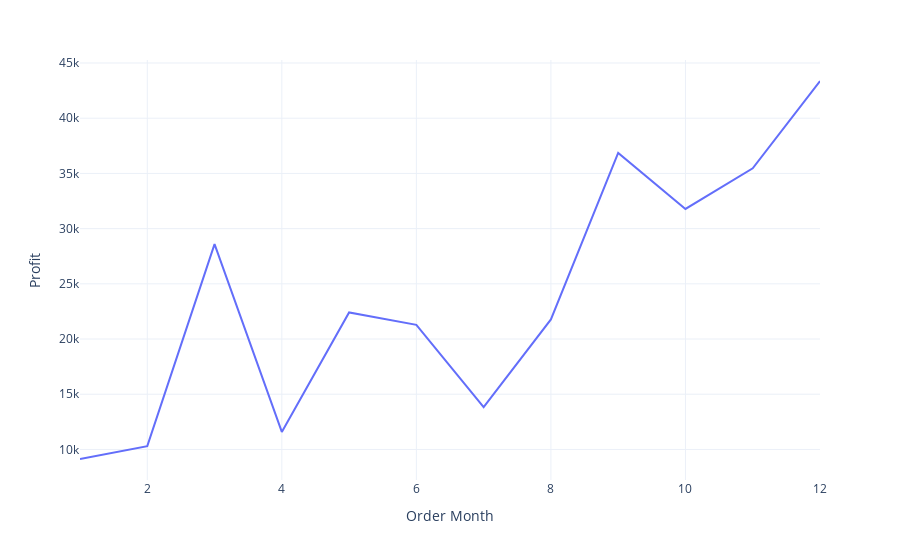

The notebook cell saved with this chart:
### Code cell
fig=px.line(Profit_monthly,x='Order Month',y='Profit')
fig.show()

### Figure 1 — Plotly figure (JSON) as saved in the notebook; plotly's stock layout.template omitted (floating-point values rounded to 4 significant figures)
{"data": [{"hovertemplate": "Order Month=%{x}<br>Profit=%{y}<extra></extra>", "legendgroup": "", "line": {"color": "#636efa", "dash": "solid"}, "marker": {"symbol": "circle"}, "mode": "lines", "name": "", "orientation": "v", "showlegend": false, "type": "scatter", "x": [1, 2, 3, 4, 5, 6, 7, 8, 9, 10, 11, 12], "xaxis": "x", "y": [9134.0, 10290.0, 28590.0, 11590.0, 22410.0, 21290.0, 13830.0, 21780.0, 36860.0, 31780.0, 35470.0, 43370.0], "yaxis": "y"}], "layout": {"legend": {"tracegroupgap": 0}, "margin": {"t": 60}, "xaxis": {"anchor": "y", "domain": [0, 1], "title": {"text": "Order Month"}}, "yaxis": {"anchor": "x", "domain": [0, 1], "title": {"text": "Profit"}}}}
